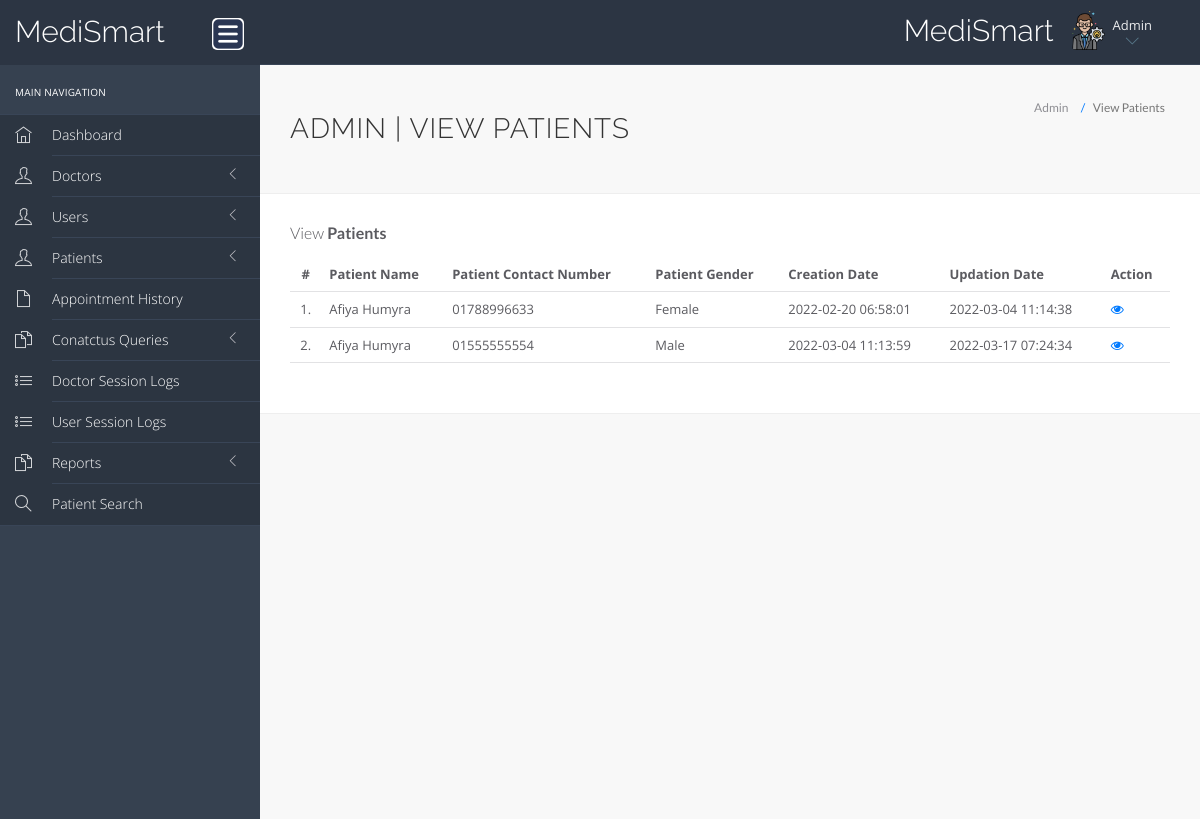
Page /hms/admin/manage-patient.php (signed in) on the committed database.
### tables this page shows
CREATE TABLE `tblpatient` (
  `ID` int(10) NOT NULL,
  `Docid` int(10) DEFAULT NULL,
  `PatientName` varchar(200) DEFAULT NULL,
  `PatientContno` varchar(13) DEFAULT NULL,
  `PatientEmail` varchar(200) DEFAULT NULL,
  `PatientGender` varchar(50) DEFAULT NULL,
  `PatientAdd` mediumtext DEFAULT NULL,
  `PatientAge` int(10) DEFAULT NULL,
  `PatientMedhis` mediumtext DEFAULT NULL,
  `CreationDate` timestamp NULL DEFAULT current_timestamp(),
  `UpdationDate` timestamp NULL DEFAULT NULL ON UPDATE current_timestamp()
);

### hms/admin/manage-patient.php (the view, shortened to what this page needs)
<?php
include('include/config.php');
?>
<!DOCTYPE html>
<html lang="en">
<head>
    <link rel="stylesheet" href="vendor/bootstrap/css/bootstrap.min.css">
    <link rel="stylesheet" href="vendor/fontawesome/css/font-awesome.min.css">
    <link rel="stylesheet" href="vendor/themify-icons/themify-icons.min.css">
    <link href="vendor/animate.css/animate.min.css" rel="stylesheet" media="screen">
    <link href="vendor/perfect-scrollbar/perfect-scrollbar.min.css" rel="stylesheet" media="screen">
    <link href="vendor/switchery/switchery.min.css" rel="stylesheet" media="screen">
    <link href="vendor/bootstrap-touchspin/jquery.bootstrap-touchspin.min.css" rel="stylesheet" media="screen">
    <link href="vendor/select2/select2.min.css" rel="stylesheet" media="screen">
    <link href="vendor/bootstrap-datepicker/bootstrap-datepicker3.standalone.min.css" rel="stylesheet" media="screen">
    <link href="vendor/bootstrap-timepicker/bootstrap-timepicker.min.css" rel="stylesheet" media="screen">
    <link rel="stylesheet" href="assets/css/styles.css">
    <link rel="stylesheet" href="assets/css/plugins.css">
    <link rel="stylesheet" href="assets/css/themes/theme-5.css" id="skin_color" />
</head>
<body>
    <div id="app">
        <?php include('include/sidebar.php');?>
        <div class="app-content">
            <?php include('include/header.php');?>
            <div class="main-content">
                <div class="wrap-content container" id="container">
                    <section id="page-title">
                        <div class="row">
                            <div class="col-sm-8">
                                <h1 class="mainTitle">Admin | View Patients</h1>
                            </div>
                            <ol class="breadcrumb">
                                <li>
                                    <span>Admin</span>
                                </li>
                                <li class="active">
                                    <span>View Patients</span>
                                </li>
                            </ol>
                        </div>
                    </section>
                    <div class="container-fluid container-fullw bg-white">
                        <div class="row">
                            <div class="col-md-12">
                                <h5 class="over-title margin-bottom-15">View <span class="text-bold">Patients</span>
                                </h5>
                                <table class="table table-hover" id="sample-table-1">
                                    <thead>
                                        <tr>
                                            <th class="center">#</th>
                                            <th>Patient Name</th>
                                            <th>Patient Contact Number</th>
                                            <th>Patient Gender </th>
                                            <th>Creation Date </th>
                                            <th>Updation Date </th>
                                            <th>Action</th>
                                        </tr>
                                    </thead>
                                    <tbody>
                                        <?php
											$sql=mysqli_query($con,"select * from tblpatient");
											$cnt=1;
											while($row=mysqli_fetch_array($sql))
											{
										?>
                                        <tr>
                                            <td class="center"><?php echo $cnt;?>.</td>
                                            <td class="hidden-xs"><?php echo $row['PatientName'];?></td>
                                            <td><?php echo $row['PatientContno'];?></td>
                                            <td><?php echo $row['PatientGender'];?></td>
                                            <td><?php echo $row['CreationDate'];?></td>
                                            <td><?php echo $row['UpdationDate'];?>
                                            </td>
                                            <td>
                                                <a href="view-patient.php?viewid=<?php echo $row['ID'];?>"><i
                                                        class="fa fa-eye"></i></a>
                                            </td>
                                        </tr>
                                        <?php
$cnt=$cnt+1;
 }?>
                                    </tbody>
                                </table>
                            </div>
                        </div>
                    </div>
                </div>
            </div>
        </div>
    </div>
    <?php include('include/footer.php');?>
</body>
</html>

### hms/admin/assets/css/themes/theme-5.css (style rules this page uses)
body { background: #f8f8f8; }

### rows in the picture
tblpatient: PatientName "Afiya Humyra", PatientContno "01788996633", PatientGender "Female", CreationDate "2022-02-20 06:58:01", UpdationDate "2022-03-04 11:14:38"
tblpatient: PatientName "Afiya Humyra", PatientContno "01555555554", PatientGender "Male", CreationDate "2022-03-04 11:13:59", UpdationDate "2022-03-17 07:24:34"
